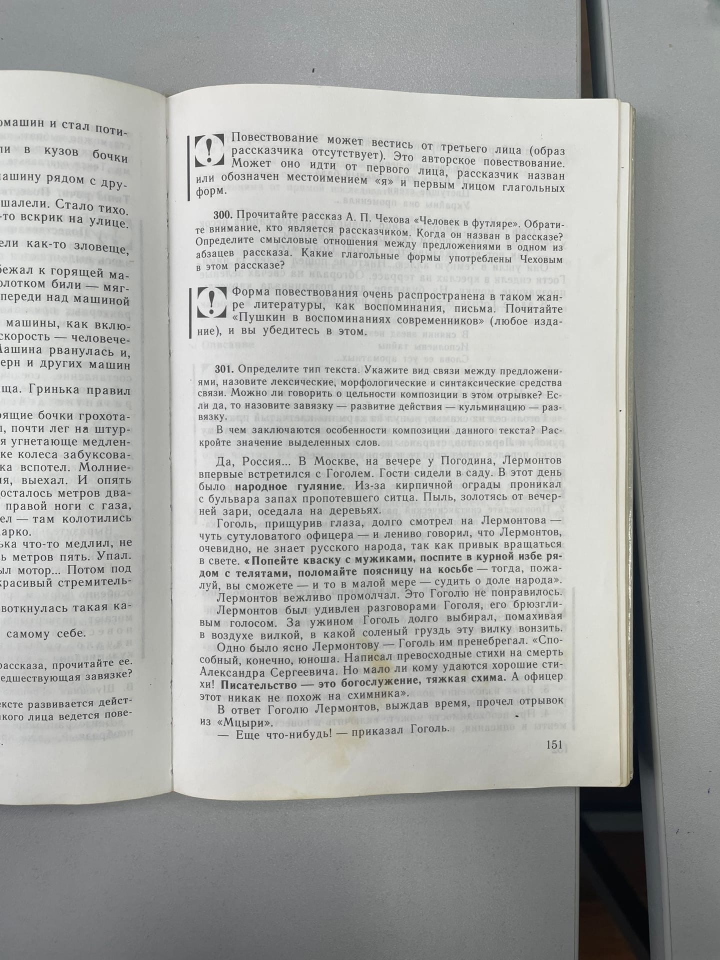
#> input picture testcase/images/8BlpVlJ56jw.jpg, 1440 x 1920 px (shown at 1/2 size); its folder holds only this picture in this run
$ python testCases.py
#> lines starting #> are read from the running program, lines starting #| are printed output that depends on the picture; after the words box and inside, x2 and y2 are one past the last pixel; in counts of white or black regions, pixels touching at a corner belong together
### preprocessor.py
import os
import numpy as np
from PIL import Image

from filters import (
    negativeImageFilter, lightingImage,
    grayFilter, maskFilter)

def getPreprocessedImage(
    imagePath: str,
    sideEffectImages: str or bool = False) -> np.array:

#> called with imagePath = 'testcase/images/8BlpVlJ56jw.jpg', sideEffectImages = 'testcase/preprocessed/test0Case'
    img = np.array(Image.open(imagePath))
#> img is the input picture: shape (1920, 1440, 3); mean R, G, B 168.7, 169.9, 167.4
    saved = lambda x: Image.fromarray(img).save(os.path.join(sideEffectImages, x)) if sideEffectImages else 0

    if np.mean(img) < 145.0:
        img = lightingImage(img, 0.2)
        saved('lightner.png')

    elif np.mean(img) < 155.0:
        img = maskFilter(img)
        saved('masked.png')

    img = negativeImageFilter(img)
    saved('negative.png')

    final = grayFilter(img)

    return final

### filters.py
import cv2
import numpy as np

from PIL import Image


# [36 lines left out: functions lightingImage, maskFilter, not called in this run]


def grayFilter(image: np.array) -> np.array:
    '''
    Rigid Black-White filter

    Get: np.array
    Return: np.array
    '''
    image = Image.fromarray(image).convert('L')
    image = np.array(image)

    for i in range(image.shape[1]):
        for j in range(image.shape[0]):
            if image[j][i] < 50:
                image[j][i] = 255
            else:
                image[j][i] = 0
    return image


def negativeImageFilter(mask: np.array) -> np.array:
    '''
    Convert image to negative
    Get: np.array
    Return: np.array
    '''
    image = Image.fromarray(mask)
    pixels = image.load()
    x, y = image.size
#> x = 1440; y = 1920
    for i in range(x):
        for j in range(y):
            r, g, b = pixels[i, j]
            pixels[i, j] =  200-r,  200-g , 200-b

    return np.array(image)
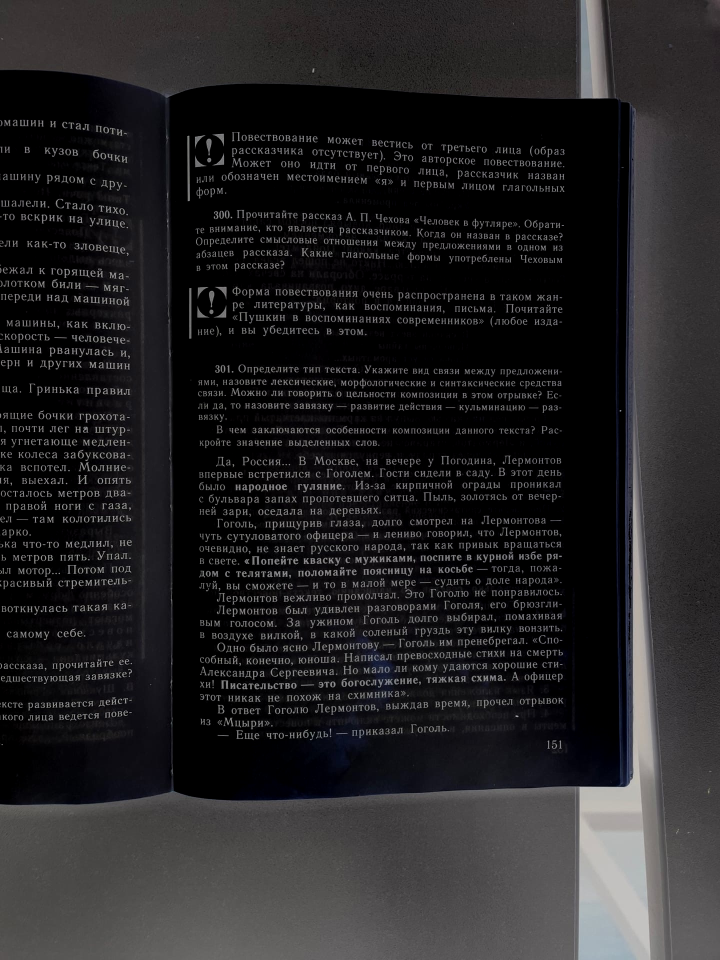
#> returned value: shape (1920, 1440, 3) (shown at 1/2 size); mean of channels 0, 1, 2 36.3, 35.3, 36.7; drawn as R, G, B

### testCases.py
import os
from PIL import Image
from preprocessor import getPreprocessedImage


testImages = os.listdir('testcase/images')
for i in range(len(testImages)):
    dirName = os.path.join('testcase/preprocessed/', f'test{i}Case')
    try:
        os.mkdir(dirName)
    except Exception as e:
        print(e)
    image = Image.fromarray(getPreprocessedImage(os.path.join('testcase/images', testImages[i]), dirName)) # False))
#> after the loop in grayFilter, `for i in range(image.shape[1]):`:
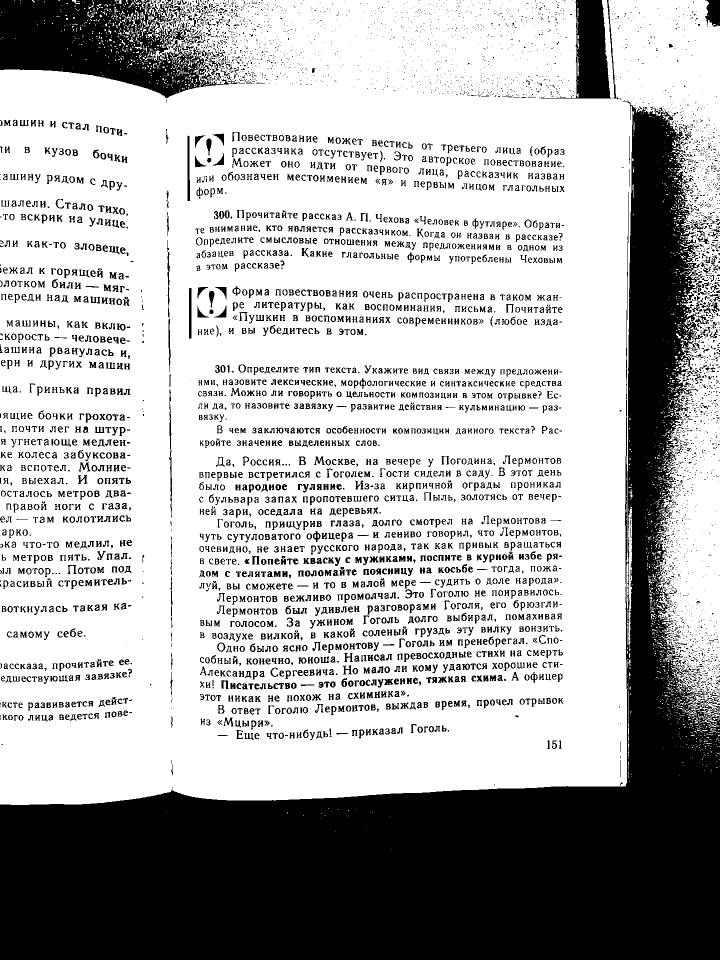
#> image: shape (1920, 1440) (shown at 1/2 size); 68.5% white; 5984 black regions (3351 under 20 px), largest, box (x1, y1, x2, y2) and area: (0, 203, 1440, 1920) 617424, (0, 0, 490, 196) 52622, (1081, 0, 1223, 197) 11590
    image.save(os.path.join(dirName, testImages[i]))

print('End test cases')

$ run again, on testcase/images/test10.jpg
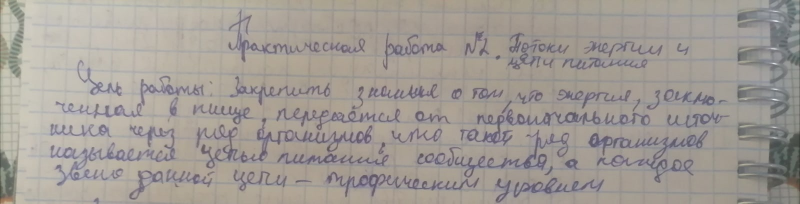
#> input picture testcase/images/test10.jpg, 1600 x 407 px (shown at 1/2 size)
#> in getPreprocessedImage, img is the input picture: shape (407, 1600, 3); mean R, G, B 161.5, 155.4, 149.4
#> in negativeImageFilter, `return np.array(image)`:
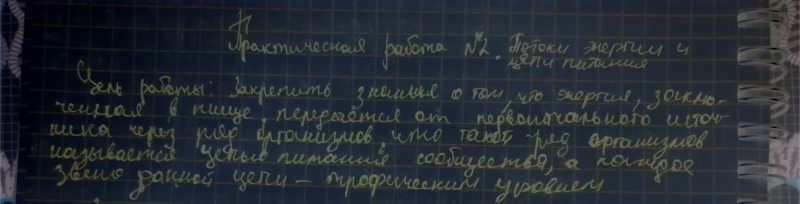
#> returned value: shape (407, 1600, 3) (shown at 1/2 size); mean of channels 0, 1, 2 38.6, 44.6, 50.6; drawn as R, G, B
#> after the loop in grayFilter, `for i in range(image.shape[1]):`:
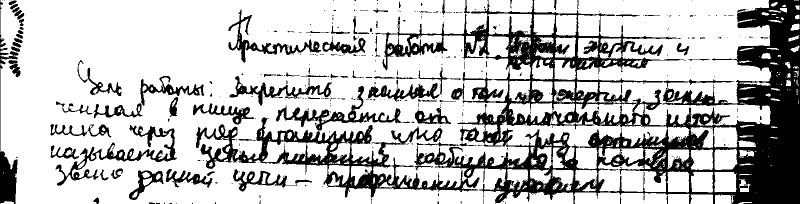
#> image: shape (407, 1600) (shown at 1/2 size); 74.7% white; 549 black regions (458 under 20 px), largest, box (x1, y1, x2, y2) and area: (765, 0, 1600, 407) 105080, (392, 235, 959, 396) 18504, (111, 250, 354, 372) 4591

$ run again, on testcase/images/test11.jpg
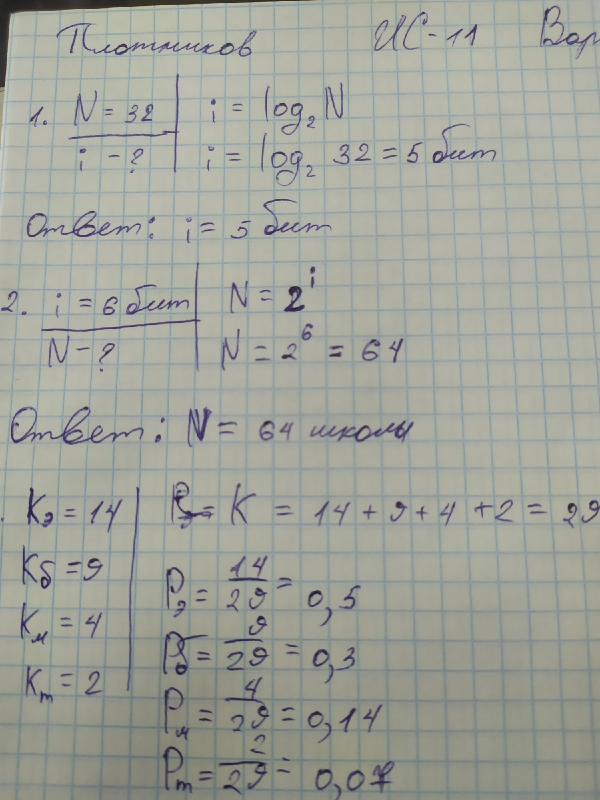
#> input picture testcase/images/test11.jpg, 1200 x 1600 px (shown at 1/2 size)
#> in getPreprocessedImage, img is the input picture: shape (1600, 1200, 3); mean R, G, B 160.8, 163.5, 154.8
#> in negativeImageFilter, `return np.array(image)`:
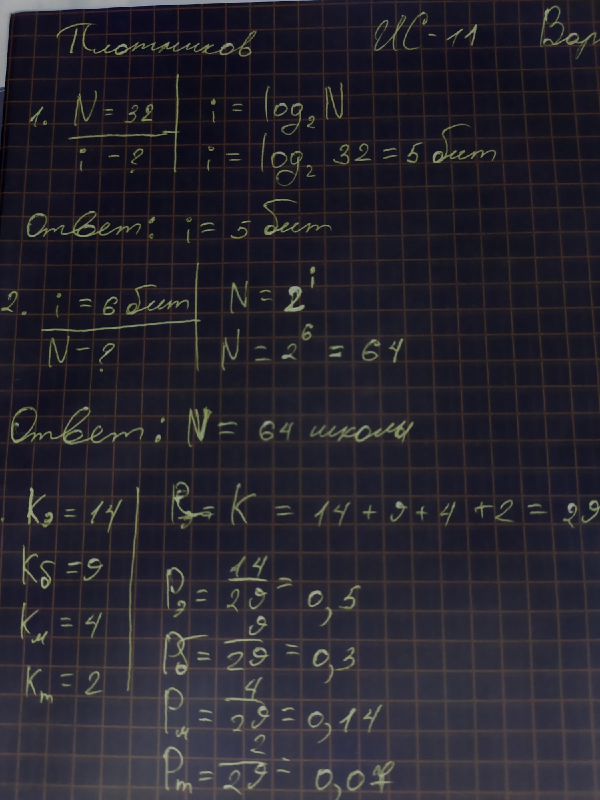
#> returned value: shape (1600, 1200, 3) (shown at 1/2 size); mean of channels 0, 1, 2 39.2, 36.5, 45.2; drawn as R, G, B
#> after the loop in grayFilter, `for i in range(image.shape[1]):`:
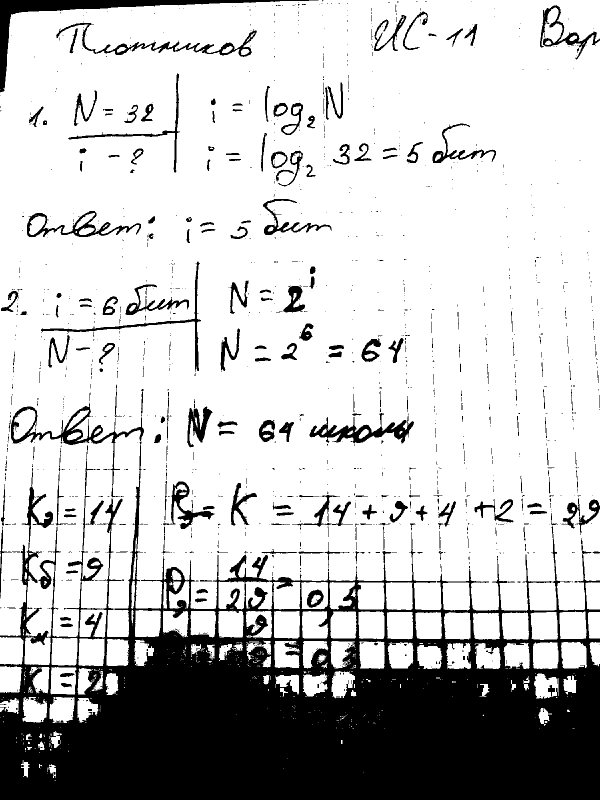
#> image: shape (1600, 1200) (shown at 1/2 size); 77% white; 1299 black regions (1069 under 20 px), largest, box (x1, y1, x2, y2) and area: (0, 883, 1200, 1600) 357934, (0, 0, 637, 185) 10201, (22, 805, 288, 995) 4853

$ run again, on testcase/images/awd.jpg
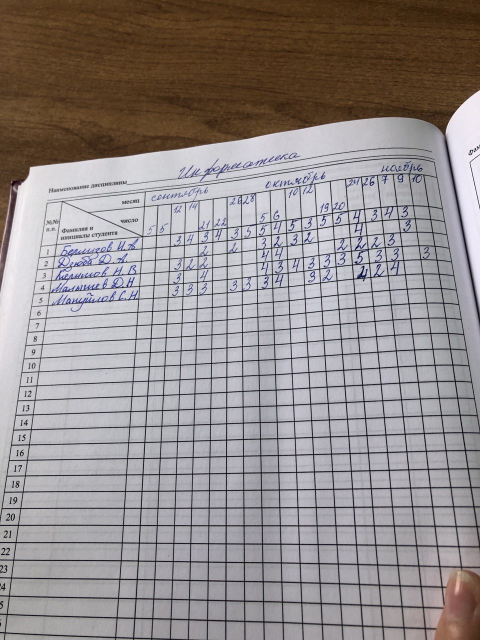
#> input picture testcase/images/awd.jpg, 960 x 1280 px (shown at 1/2 size)
#> in getPreprocessedImage, img is the input picture: shape (1280, 960, 3); mean R, G, B 147.9, 140.9, 140.2
#> in negativeImageFilter, `return np.array(image)`:
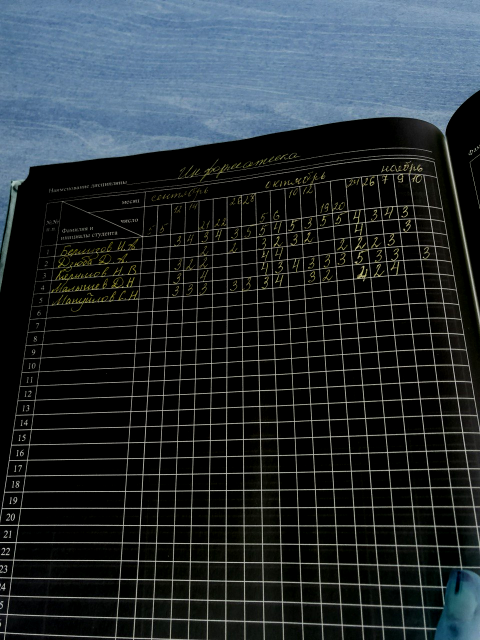
#> returned value: shape (1280, 960, 3) (shown at 1/2 size); mean of channels 0, 1, 2 37.5, 45.3, 50.2; drawn as R, G, B
#> after the loop in grayFilter, `for i in range(image.shape[1]):`:
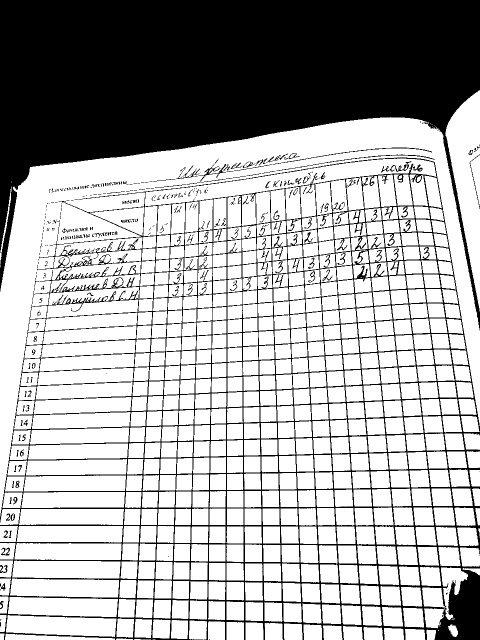
#> image: shape (1280, 960) (shown at 1/2 size); 67.9% white; 381 black regions (251 under 20 px), largest, box (x1, y1, x2, y2) and area: (0, 0, 960, 661) 275577, (0, 315, 960, 1280) 110660, (563, 295, 864, 326) 443
